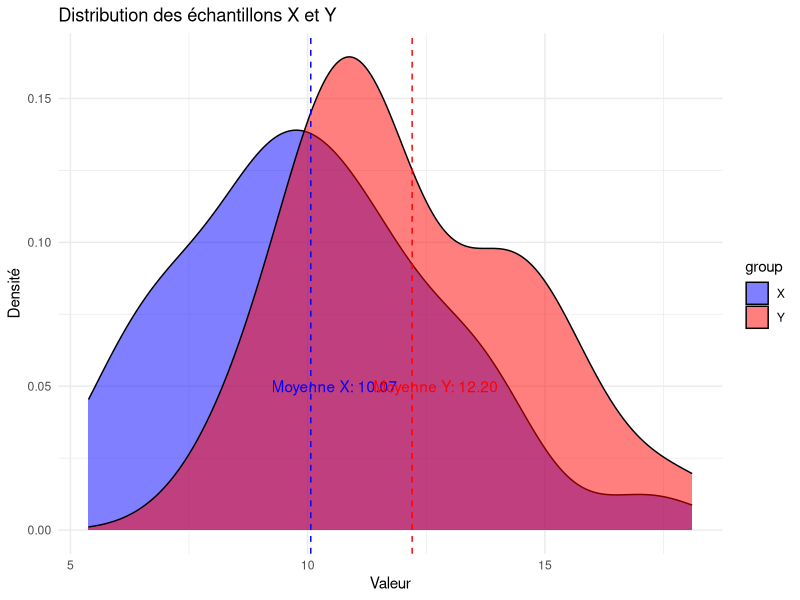
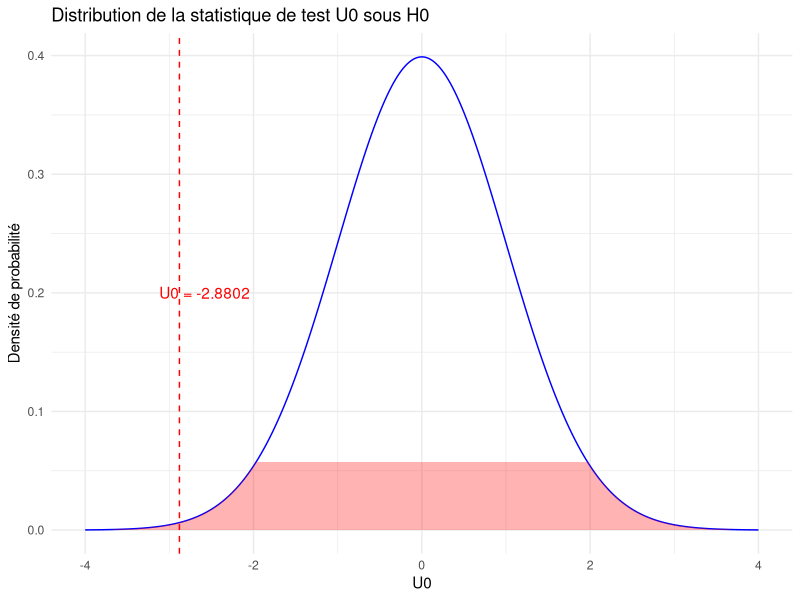
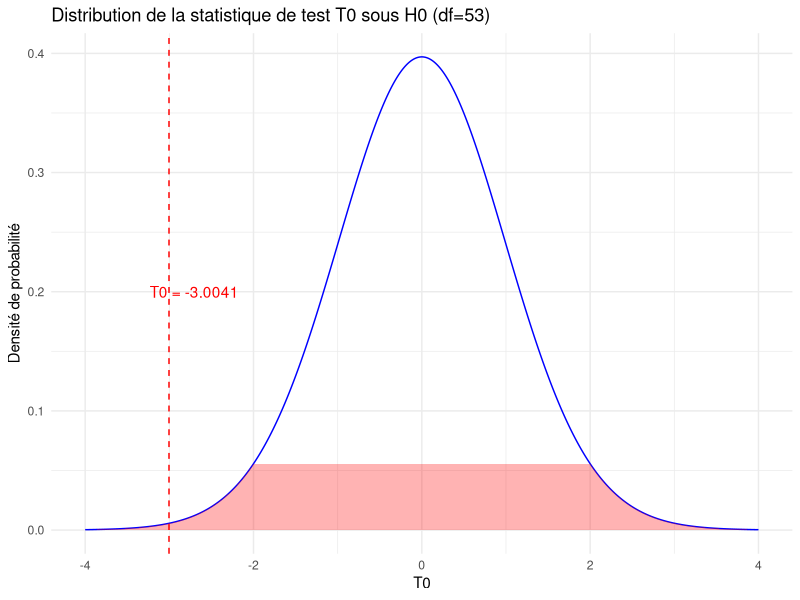

The R script that drew these images, in order:
# TD - Tutorial - Théorie des Tests Statistiques
#
# Nous allons explorer :
# 1. Tests de comparaison de moyennes

# Importation des bibliothèques nécessaires
library(ggplot2)

# Configuration pour les graphiques
theme_set(theme_bw())

# -------------------------------------------------------------------------
# 1. Tests de comparaison de moyennes
# -------------------------------------------------------------------------
#
# Les tests de comparaison de moyennes permettent de déterminer s'il existe 
# une différence significative entre les moyennes de deux populations.
#
# 1.1 Théorie
#
# Nous avons deux approches principales pour comparer les moyennes de deux populations :
#
# Cas 1 : Lorsque les variances σ²ₓ et σ²ᵧ sont connues
#
# La fonction pivotale (statistique de test) est :
#
# U_0 = (X̄_n_X - Ȳ_n_Y) / sqrt((σ²_X/n_X) + (σ²_Y/n_Y)) ~ N(0, 1)
#
# Les différentes hypothèses et régions critiques sont :
#
# | (H₀)                | (H₁)      | Région Critique         |
# |---------------------|-----------|-------------------------|
# | μₓ = μᵧ              | μₓ ≠ μᵧ    | RCα = {|U₀| > z_{α/2}}  |
# | μₓ = μᵧ ou μₓ ≥ μᵧ    | μₓ < μᵧ    | RCα = {U₀ < -z_{α}}     |
# | μₓ = μᵧ ou μₓ ≤ μᵧ    | μₓ > μᵧ    | RCα = {U₀ > z_{α}}      |
#
# où z_β est le quantile d'ordre 1-β de la loi normale centrée réduite.
#
# Cas 2 : Lorsque les variances σ²ₓ et σ²ᵧ sont inconnues
#
# La fonction pivotale (statistique de test) devient :
#
# T_0 = (X̄_n_X - Ȳ_n_Y) / (ν * sqrt(1/n_X + 1/n_Y)) ~ T_m
#
# Avec ν² = ((n_X-1)S²_X + (n_Y-1)S²_Y) / (n_X+n_Y-2) et m = nₓ + nᵧ - 2 degrés de liberté.
#
# Les différentes hypothèses et régions critiques sont :
#
# | (H₀)                | (H₁)      | Région Critique            |
# |---------------------|-----------|----------------------------|
# | μₓ = μᵧ              | μₓ ≠ μᵧ    | RCα = {|T₀| > t_{m,α/2}}   |
# | μₓ = μᵧ ou μₓ ≥ μᵧ    | μₓ < μᵧ    | RCα = {T₀ < -t_{m,α}}      |
# | μₓ = μᵧ ou μₓ ≤ μᵧ    | μₓ > μᵧ    | RCα = {T₀ > t_{m,α}}       |
#
# où t_{m,β} est le quantile d'ordre 1-β de la loi de Student à m degrés de liberté.

# 1.2 Implémentation des tests de comparaison de moyennes
#
# Nous allons maintenant implémenter ces tests en R et les appliquer sur des exemples.

test_moyennes_variances_connues <- function(X, Y, sigma2_X, sigma2_Y, alpha=0.05, alternative='two-sided') {
  # Test de comparaison de moyennes lorsque les variances sont connues
  #
  # Paramètres :
  # X : vecteur numérique, échantillon de la population X
  # Y : vecteur numérique, échantillon de la population Y
  # sigma2_X : numeric, variance connue de la population X
  # sigma2_Y : numeric, variance connue de la population Y
  # alpha : numeric, niveau de signification (défaut: 0.05)
  # alternative : character, type d'hypothèse alternative ('two-sided', 'less', 'greater')
  #
  # Retourne :
  # Une liste contenant :
  # U0 : numeric, valeur de la statistique de test
  # p_value : numeric, p-valeur du test
  # critical_value : numeric, valeur critique
  # reject_H0 : logical, décision de rejeter H0 ou non
  
  # Calcul des tailles d'échantillon
  n_X <- length(X)
  n_Y <- length(Y)
  
  # Calcul des moyennes d'échantillon
  X_bar <- mean(X)
  Y_bar <- mean(Y)
  
  # Calcul de la statistique de test U0
  denominateur <- sqrt(sigma2_X/n_X + sigma2_Y/n_Y)
  U0 <- (X_bar - Y_bar) / denominateur
  
  # Calcul de la valeur critique et de la p-valeur en fonction du type d'alternative
  if (alternative == 'two-sided') {
    critical_value <- qnorm(1 - alpha/2)
    p_value <- 2 * (1 - pnorm(abs(U0)))
    reject_H0 <- abs(U0) > critical_value
  } else if (alternative == 'less') {
    critical_value <- qnorm(alpha)
    p_value <- pnorm(U0)
    reject_H0 <- U0 < critical_value
  } else if (alternative == 'greater') {
    critical_value <- qnorm(1 - alpha)
    p_value <- 1 - pnorm(U0)
    reject_H0 <- U0 > critical_value
  } else {
    stop("'alternative' doit être 'two-sided', 'less' ou 'greater'")
  }
  
  return(list(U0 = U0, p_value = p_value, critical_value = critical_value, reject_H0 = reject_H0))
}

test_moyennes_variances_inconnues <- function(X, Y, alpha=0.05, alternative='two-sided', equal_var=TRUE) {
  # Test de comparaison de moyennes lorsque les variances sont inconnues
  #
  # Paramètres :
  # X : vecteur numérique, échantillon de la population X
  # Y : vecteur numérique, échantillon de la population Y
  # alpha : numeric, niveau de signification (défaut: 0.05)
  # alternative : character, type d'hypothèse alternative ('two-sided', 'less', 'greater')
  # equal_var : logical, si TRUE, suppose que les variances sont égales (défaut: TRUE)
  #
  # Retourne :
  # Une liste contenant :
  # T0 : numeric, valeur de la statistique de test
  # p_value : numeric, p-valeur du test
  # critical_value : numeric, valeur critique
  # reject_H0 : logical, décision de rejeter H0 ou non
  # nu : numeric, estimation de l'écart-type poolé (ou NULL si equal_var=FALSE)
  
  # Calcul des tailles d'échantillon
  n_X <- length(X)
  n_Y <- length(Y)
  
  # Calcul des moyennes d'échantillon
  X_bar <- mean(X)
  Y_bar <- mean(Y)
  
  # Calcul des variances d'échantillon
  S2_X <- var(X)  # R utilise par défaut n-1 pour le calcul de la variance
  S2_Y <- var(Y)
  
  # Calcul des degrés de liberté
  df <- n_X + n_Y - 2
  
  if (equal_var) {
    # Calcul de nu^2 (variance poolée) sous l'hypothèse de variances égales
    nu2 <- ((n_X - 1) * S2_X + (n_Y - 1) * S2_Y) / df
    nu <- sqrt(nu2)
    
    # Calcul de T0
    T0 <- (X_bar - Y_bar) / (nu * sqrt(1/n_X + 1/n_Y))
  } else {
    # Test de Welch pour variances inégales
    var_X <- S2_X / n_X
    var_Y <- S2_Y / n_Y
    T0 <- (X_bar - Y_bar) / sqrt(var_X + var_Y)
    
    # Calcul des degrés de liberté de Welch
    df <- ((var_X + var_Y)^2) / ((var_X^2 / (n_X - 1)) + (var_Y^2 / (n_Y - 1)))
    nu <- NULL  # Non applicable dans ce cas
  }
  
  # Calcul de la valeur critique et de la p-valeur en fonction du type d'alternative
  if (alternative == 'two-sided') {
    critical_value <- qt(1 - alpha/2, df)
    p_value <- 2 * (1 - pt(abs(T0), df))
    reject_H0 <- abs(T0) > critical_value
  } else if (alternative == 'less') {
    critical_value <- qt(alpha, df)
    p_value <- pt(T0, df)
    reject_H0 <- T0 < critical_value
  } else if (alternative == 'greater') {
    critical_value <- qt(1 - alpha, df)
    p_value <- 1 - pt(T0, df)
    reject_H0 <- T0 > critical_value
  } else {
    stop("'alternative' doit être 'two-sided', 'less' ou 'greater'")
  }
  
  return(list(T0 = T0, p_value = p_value, critical_value = critical_value, reject_H0 = reject_H0, nu = nu))
}

# 1.3 Exemples d'application des tests de comparaison de moyennes
#
# Maintenant, appliquons ces tests sur des données simulées.

# Pour la reproductibilité
set.seed(0)

# Exemple 1: Deux populations avec des moyennes différentes et variances connues
mu_X <- 10
mu_Y <- 12
sigma_X <- 3
sigma_Y <- 2.5
n_X <- 30
n_Y <- 25

# Génération des échantillons
X <- rnorm(n_X, mu_X, sigma_X)
Y <- rnorm(n_Y, mu_Y, sigma_Y)

# Affichage des statistiques descriptives
cat("Échantillon X:\n")
cat(sprintf("  Moyenne: %.4f\n", mean(X)))
cat(sprintf("  Écart-type: %.4f\n", sd(X)))
cat(sprintf("  Taille: %d\n", length(X)))
cat("\nÉchantillon Y:\n")
cat(sprintf("  Moyenne: %.4f\n", mean(Y)))
cat(sprintf("  Écart-type: %.4f\n", sd(Y)))
cat(sprintf("  Taille: %d\n", length(Y)))

# Visualisation des distributions
df_combined <- data.frame(
  value = c(X, Y),
  group = c(rep("X", length(X)), rep("Y", length(Y)))
)

ggplot(df_combined, aes(x = value, fill = group)) +
  geom_density(alpha = 0.5) +
  geom_vline(xintercept = mean(X), linetype = "dashed", color = "blue") +
  geom_vline(xintercept = mean(Y), linetype = "dashed", color = "red") +
  annotate("text", x = mean(X) + 0.5, y = 0.05, label = sprintf("Moyenne X: %.2f", mean(X)), color = "blue") +
  annotate("text", x = mean(Y) + 0.5, y = 0.05, label = sprintf("Moyenne Y: %.2f", mean(Y)), color = "red") +
  labs(title = "Distribution des échantillons X et Y", 
       x = "Valeur", 
       y = "Densité") +
  scale_fill_manual(values = c("X" = "blue", "Y" = "red")) +
  theme_minimal()

# Test de comparaison des moyennes avec variances connues
# Utilisons les vraies variances des populations
sigma2_X <- sigma_X^2
sigma2_Y <- sigma_Y^2

# Test bilatéral: H0: μₓ = μᵧ contre H1: μₓ ≠ μᵧ
test_result <- test_moyennes_variances_connues(
  X, Y, sigma2_X, sigma2_Y, alpha=0.05, alternative='two-sided')

cat("Test de comparaison des moyennes avec variances connues (test bilatéral)\n")
cat("H0: μₓ = μᵧ contre H1: μₓ ≠ μᵧ\n")
cat(sprintf("Statistique U0: %.4f\n", test_result$U0))
cat(sprintf("Valeur critique à α=0.05: ±%.4f\n", test_result$critical_value))
cat(sprintf("p-valeur: %.4f\n", test_result$p_value))
cat(sprintf("Décision: %s\n", ifelse(test_result$reject_H0, "Rejeter H0", "Ne pas rejeter H0")))
cat(sprintf("Conclusion: %s\n", ifelse(test_result$reject_H0, 
                                     "Il existe une différence significative entre les moyennes", 
                                     "Il n'y a pas de différence significative entre les moyennes")))

# Visualisation de la distribution de la statistique de test sous H0
x <- seq(-4, 4, length.out = 1000)
y <- dnorm(x, 0, 1)
df_norm <- data.frame(x = x, y = y)

ggplot(df_norm, aes(x = x, y = y)) +
  geom_line(color = "blue") +
  geom_area(data = subset(df_norm, x >= test_result$critical_value | x <= -test_result$critical_value), 
            aes(x = x, y = y), fill = "red", alpha = 0.3) +
  geom_vline(xintercept = test_result$U0, color = "red", linetype = "dashed") +
  annotate("text", x = test_result$U0 + 0.3, y = 0.2, 
           label = sprintf("U0 = %.4f", test_result$U0), color = "red") +
  labs(title = 'Distribution de la statistique de test U0 sous H0',
       x = 'U0',
       y = 'Densité de probabilité') +
  theme_minimal()

# Test unilatéral à gauche: H0: μₓ = μᵧ ou μₓ ≥ μᵧ contre H1: μₓ < μᵧ
test_result <- test_moyennes_variances_connues(
  X, Y, sigma2_X, sigma2_Y, alpha=0.05, alternative='less')

cat("Test de comparaison des moyennes avec variances connues (test unilatéral à gauche)\n")
cat("H0: μₓ = μᵧ ou μₓ ≥ μᵧ contre H1: μₓ < μᵧ\n")
cat(sprintf("Statistique U0: %.4f\n", test_result$U0))
cat(sprintf("Valeur critique à α=0.05: %.4f\n", test_result$critical_value))
cat(sprintf("p-valeur: %.4f\n", test_result$p_value))
cat(sprintf("Décision: %s\n", ifelse(test_result$reject_H0, "Rejeter H0", "Ne pas rejeter H0")))
cat(sprintf("Conclusion: %s\n", ifelse(test_result$reject_H0, 
                                     "La moyenne de X est significativement inférieure à celle de Y", 
                                     "On ne peut pas conclure que la moyenne de X est inférieure à celle de Y")))

# Test unilatéral à droite: H0: μₓ = μᵧ ou μₓ ≤ μᵧ contre H1: μₓ > μᵧ
test_result <- test_moyennes_variances_connues(
  X, Y, sigma2_X, sigma2_Y, alpha=0.05, alternative='greater')

cat("\nTest de comparaison des moyennes avec variances connues (test unilatéral à droite)\n")
cat("H0: μₓ = μᵧ ou μₓ ≤ μᵧ contre H1: μₓ > μᵧ\n")
cat(sprintf("Statistique U0: %.4f\n", test_result$U0))
cat(sprintf("Valeur critique à α=0.05: %.4f\n", test_result$critical_value))
cat(sprintf("p-valeur: %.4f\n", test_result$p_value))
cat(sprintf("Décision: %s\n", ifelse(test_result$reject_H0, "Rejeter H0", "Ne pas rejeter H0")))
cat(sprintf("Conclusion: %s\n", ifelse(test_result$reject_H0, 
                                     "La moyenne de X est significativement supérieure à celle de Y", 
                                     "On ne peut pas conclure que la moyenne de X est supérieure à celle de Y")))

# 1.4 Test avec variances inconnues
#
# Maintenant, supposons que nous ne connaissons pas les variances des populations et utilisons notre deuxième fonction.

# Exemple 2: Deux populations avec des moyennes différentes et variances inconnues
# On utilise les mêmes données que précédemment mais on prétend ne pas connaître les variances

# Test bilatéral: H0: μₓ = μᵧ contre H1: μₓ ≠ μᵧ
test_result <- test_moyennes_variances_inconnues(
  X, Y, alpha=0.05, alternative='two-sided', equal_var=TRUE)

# Degrés de liberté
df <- length(X) + length(Y) - 2

cat("Test de Student pour la comparaison des moyennes avec variances inconnues (test bilatéral)\n")
cat("H0: μₓ = μᵧ contre H1: μₓ ≠ μᵧ\n")
cat(sprintf("Statistique T0: %.4f\n", test_result$T0))
cat(sprintf("Degrés de liberté: %d\n", df))
cat(sprintf("Écart-type poolé (ν): %.4f\n", test_result$nu))
cat(sprintf("Valeur critique à α=0.05: ±%.4f\n", test_result$critical_value))
cat(sprintf("p-valeur: %.4f\n", test_result$p_value))
cat(sprintf("Décision: %s\n", ifelse(test_result$reject_H0, "Rejeter H0", "Ne pas rejeter H0")))
cat(sprintf("Conclusion: %s\n", ifelse(test_result$reject_H0, 
                                     "Il existe une différence significative entre les moyennes", 
                                     "Il n'y a pas de différence significative entre les moyennes")))

# Visualisation de la distribution de la statistique de test sous H0
x <- seq(-4, 4, length.out = 1000)
y <- dt(x, df)
df_t <- data.frame(x = x, y = y)

ggplot(df_t, aes(x = x, y = y)) +
  geom_line(color = "blue") +
  geom_area(data = subset(df_t, x >= test_result$critical_value | x <= -test_result$critical_value), 
            aes(x = x, y = y), fill = "red", alpha = 0.3) +
  geom_vline(xintercept = test_result$T0, color = "red", linetype = "dashed") +
  annotate("text", x = test_result$T0 + 0.3, y = 0.2, 
           label = sprintf("T0 = %.4f", test_result$T0), color = "red") +
  labs(title = sprintf('Distribution de la statistique de test T0 sous H0 (df=%d)', df),
       x = 'T0',
       y = 'Densité de probabilité') +
  theme_minimal()

# Test unilatéral à gauche: H0: μₓ = μᵧ ou μₓ ≥ μᵧ contre H1: μₓ < μᵧ
test_result <- test_moyennes_variances_inconnues(
  X, Y, alpha=0.05, alternative='less', equal_var=TRUE)

cat("Test de Student pour la comparaison des moyennes avec variances inconnues (test unilatéral à gauche)\n")
cat("H0: μₓ = μᵧ ou μₓ ≥ μᵧ contre H1: μₓ < μᵧ\n")
cat(sprintf("Statistique T0: %.4f\n", test_result$T0))
cat(sprintf("Valeur critique à α=0.05: %.4f\n", test_result$critical_value))
cat(sprintf("p-valeur: %.4f\n", test_result$p_value))
cat(sprintf("Décision: %s\n", ifelse(test_result$reject_H0, "Rejeter H0", "Ne pas rejeter H0")))
cat(sprintf("Conclusion: %s\n", ifelse(test_result$reject_H0, 
                                     "La moyenne de X est significativement inférieure à celle de Y", 
                                     "On ne peut pas conclure que la moyenne de X est inférieure à celle de Y")))

# Test unilatéral à droite: H0: μₓ = μᵧ ou μₓ ≤ μᵧ contre H1: μₓ > μᵧ
test_result <- test_moyennes_variances_inconnues(
  X, Y, alpha=0.05, alternative='greater', equal_var=TRUE)

cat("\nTest de Student pour la comparaison des moyennes avec variances inconnues (test unilatéral à droite)\n")
cat("H0: μₓ = μᵧ ou μₓ ≤ μᵧ contre H1: μₓ > μᵧ\n")
cat(sprintf("Statistique T0: %.4f\n", test_result$T0))
cat(sprintf("Valeur critique à α=0.05: %.4f\n", test_result$critical_value))
cat(sprintf("p-valeur: %.4f\n", test_result$p_value))
cat(sprintf("Décision: %s\n", ifelse(test_result$reject_H0, "Rejeter H0", "Ne pas rejeter H0")))
cat(sprintf("Conclusion: %s\n", ifelse(test_result$reject_H0, 
                                     "La moyenne de X est significativement supérieure à celle de Y", 
                                     "On ne peut pas conclure que la moyenne de X est supérieure à celle de Y")))

# Test unilatéral à droite: H0: μₓ = μᵧ ou μₓ ≤ μᵧ contre H1: μₓ > μᵧ
test_result <- test_moyennes_variances_inconnues(
  X, Y, alpha=0.05, alternative='greater', equal_var=FALSE)

cat("\nTest de Student pour la comparaison des moyennes avec variances inconnues (test unilatéral à droite)\n")
cat("H0: μₓ = μᵧ ou μₓ ≤ μᵧ contre H1: μₓ > μᵧ\n")
cat(sprintf("Statistique T0: %.4f\n", test_result$T0))
cat(sprintf("Valeur critique à α=0.05: %.4f\n", test_result$critical_value))
cat(sprintf("p-valeur: %.4f\n", test_result$p_value))
cat(sprintf("Décision: %s\n", ifelse(test_result$reject_H0, "Rejeter H0", "Ne pas rejeter H0")))
cat(sprintf("Conclusion: %s\n", ifelse(test_result$reject_H0, 
                                     "La moyenne de X est significativement supérieure à celle de Y", 
                                     "On ne peut pas conclure que la moyenne de X est supérieure à celle de Y")))

